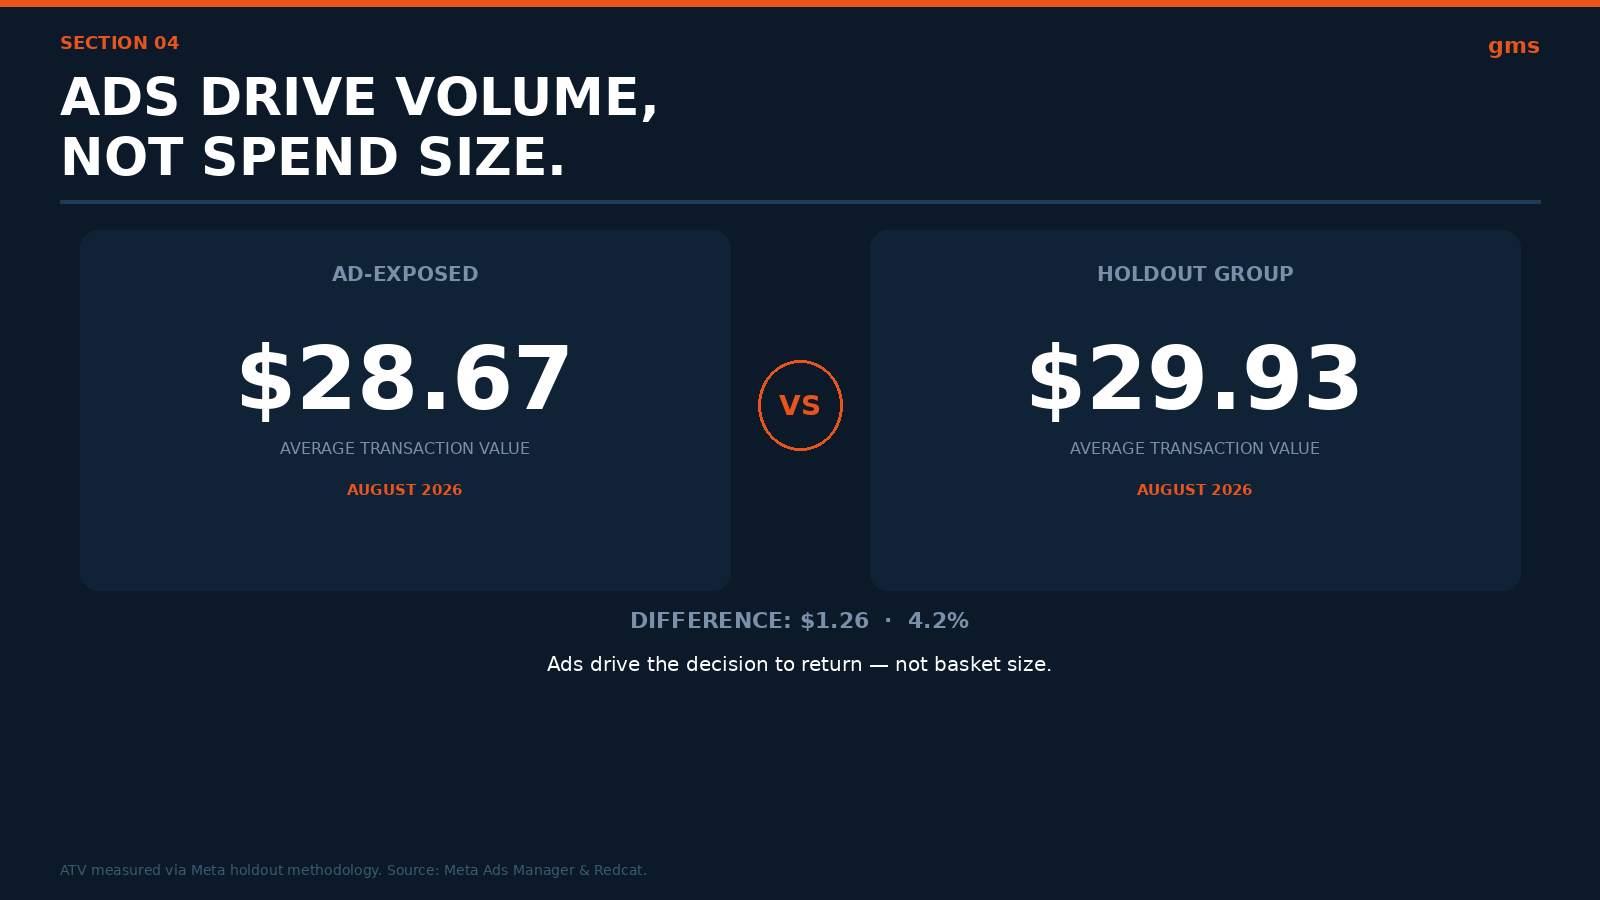

Recreate this plot in Python.
from PIL import Image, ImageDraw, ImageFont
import os

W, H = 1600, 900
BG     = (11, 25, 41)
CARD   = (15, 34, 54)
CORAL  = (232, 84, 28)
WHITE  = (255, 255, 255)
GREY   = (122, 143, 168)
MUTED  = (30, 58, 85)

img = Image.new("RGB", (W, H), BG)
d   = ImageDraw.Draw(img)

def font(size, bold=False):
    paths = [
        f"/usr/share/fonts/truetype/dejavu/DejaVuSans{'-Bold' if bold else ''}.ttf",
        f"/usr/share/fonts/truetype/liberation/LiberationSans{'-Bold' if bold else ''}.ttf",
        "/usr/share/fonts/truetype/dejavu/DejaVuSans.ttf",
    ]
    for p in paths:
        if os.path.exists(p):
            return ImageFont.truetype(p, size)
    return ImageFont.load_default()

# ── top bar ──
d.rectangle([(0, 0), (W, 6)], fill=CORAL)

# ── section label ──
d.text((60, 32), "SECTION 04", font=font(18, bold=True), fill=CORAL)

# ── headline ──
d.text((60, 66), "ADS DRIVE VOLUME,", font=font(52, bold=True), fill=WHITE)
d.text((60, 126), "NOT SPEND SIZE.", font=font(52, bold=True), fill=WHITE)

# ── divider line ──
d.rectangle([(60, 200), (W - 60, 203)], fill=MUTED)

# ── card helper ──
def card(x, y, w, h, r=18):
    d.rounded_rectangle([(x, y), (x+w, y+h)], radius=r, fill=CARD)

# ── LEFT card — ad-exposed ──
CX, CY, CW, CH = 80, 230, 650, 360
card(CX, CY, CW, CH)
d.text((CX + CW//2, CY + 44), "AD-EXPOSED", font=font(20, bold=True), fill=GREY, anchor="mm")
d.text((CX + CW//2, CY + 148), "$28.67", font=font(88, bold=True), fill=WHITE, anchor="mm")
d.text((CX + CW//2, CY + 218), "AVERAGE TRANSACTION VALUE", font=font(16), fill=GREY, anchor="mm")
d.text((CX + CW//2, CY + 260), "AUGUST 2026", font=font(15, bold=True), fill=CORAL, anchor="mm")

# ── RIGHT card — holdout ──
RX = W - 80 - CW
card(RX, CY, CW, CH)
d.text((RX + CW//2, CY + 44), "HOLDOUT GROUP", font=font(20, bold=True), fill=GREY, anchor="mm")
d.text((RX + CW//2, CY + 148), "$29.93", font=font(88, bold=True), fill=WHITE, anchor="mm")
d.text((RX + CW//2, CY + 218), "AVERAGE TRANSACTION VALUE", font=font(16), fill=GREY, anchor="mm")
d.text((RX + CW//2, CY + 260), "AUGUST 2026", font=font(15, bold=True), fill=CORAL, anchor="mm")

# ── VS badge ──
mid = W // 2
d.ellipse([(mid - 42, CY + 130), (mid + 42, CY + 220)], fill=BG, outline=CORAL, width=3)
d.text((mid, CY + 175), "VS", font=font(28, bold=True), fill=CORAL, anchor="mm")

# ── difference callout ──
diff_y = CY + CH + 30
d.text((W//2, diff_y), "DIFFERENCE: $1.26  ·  4.2%", font=font(22, bold=True), fill=GREY, anchor="mm")
d.text((W//2, diff_y + 44), "Ads drive the decision to return — not basket size.", font=font(20), fill=WHITE, anchor="mm")

# ── bottom note ──
d.text((60, H - 38), "ATV measured via Meta holdout methodology. Source: Meta Ads Manager & Redcat.",
       font=font(14), fill=(58, 90, 112))

# ── gms logo ──
d.text((W - 60, 32), "gms", font=font(22, bold=True), fill=CORAL, anchor="ra")

out = "/home/user/dashbaord/atv_graphic.png"
img.save(out, "PNG")
print(f"saved → {out}")
